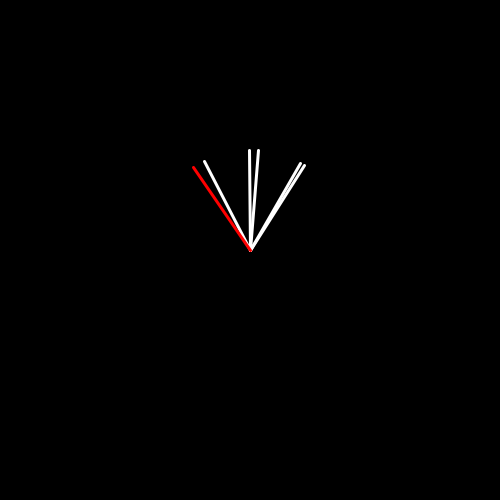
Frame 1 (no input)
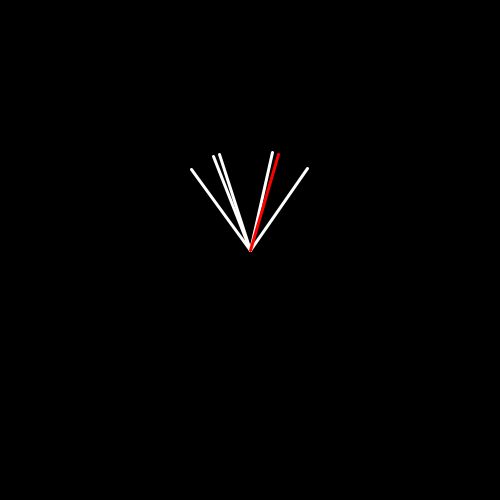
Frame 60 (the mouse pressed at the canvas centre just before this capture)
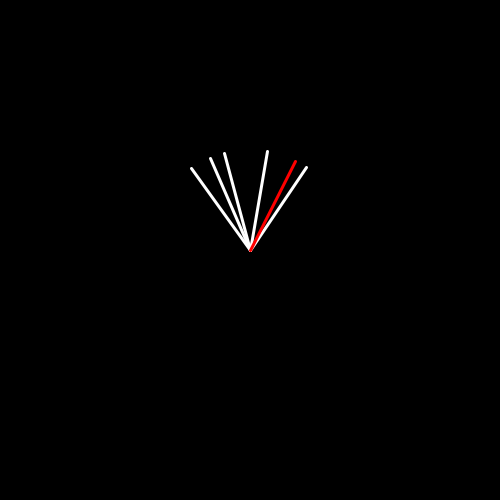
Frame 120 (the mouse held since frame 60 and released just before this capture)

The Processing sketch that drew these frames (run headless with seeded random() and noise(); from frame 60 on, the mouse is pressed at the canvas centre):

// Processing sketch: DiamondSketch
// ── DiamondSketch.pde
RotatingLine[] r = new RotatingLine[6];

void setup() {
  size(500, 500);

  float red = 5; // they're all going to be the same... might as well
  float tDO = -PI;

  /*
  r[0] = new RotatingLine(width/2, height/2, width/2, height/2+100, 0, 0.03, red, tDO);
   r[1] = new RotatingLine(width/2, height/2, width/2, height/2+100, 1, 0.03, red, tDO);
   r[2] = new RotatingLine(width/2, height/2, width/2, height/2+100, -1, 0.03, red, tDO);
   */

  for (int i = 0; i < r.length; i++) {
    r[i] = new RotatingLine(width/2, height/2, width/2, height/2+100, i, 0.03, red, tDO, (i == r.length-1 ? color(255, 0, 0):color(255)));
  }
}

void draw() {
  background(0);

  for (int i = 0; i < r.length; i++) {
    r[i].display();
    r[i].move();
  }
}

class RotatingLine {
  float x1, y1, x2, y2;
  float t, tInc;
  float reduct;
  float tDO; // theta display offset
  color c;

  RotatingLine(float x1, float y1, float x2, float y2, float t, float tInc, float reduct, float tDO, color c) {
    this.x1 = x1;
    this.y1 = y1;
    this.x2 = x2;
    this.y2 = y2;
    this.t = t;
    this.tInc = tInc;
    this.reduct = reduct;
    this.tDO = tDO;
    this.c = c;
  }

  void display() {
    pushMatrix();
    translate(x1, y1);
    rotate(PI*sin(t)/reduct+tDO);

    noFill();
    stroke(c);
    strokeWeight(3);
    line(0, 0, x2-x1, y2-y1);

    popMatrix();
  }

  void move() {
    t+=tInc;
    t%=TWO_PI;
  }
}
